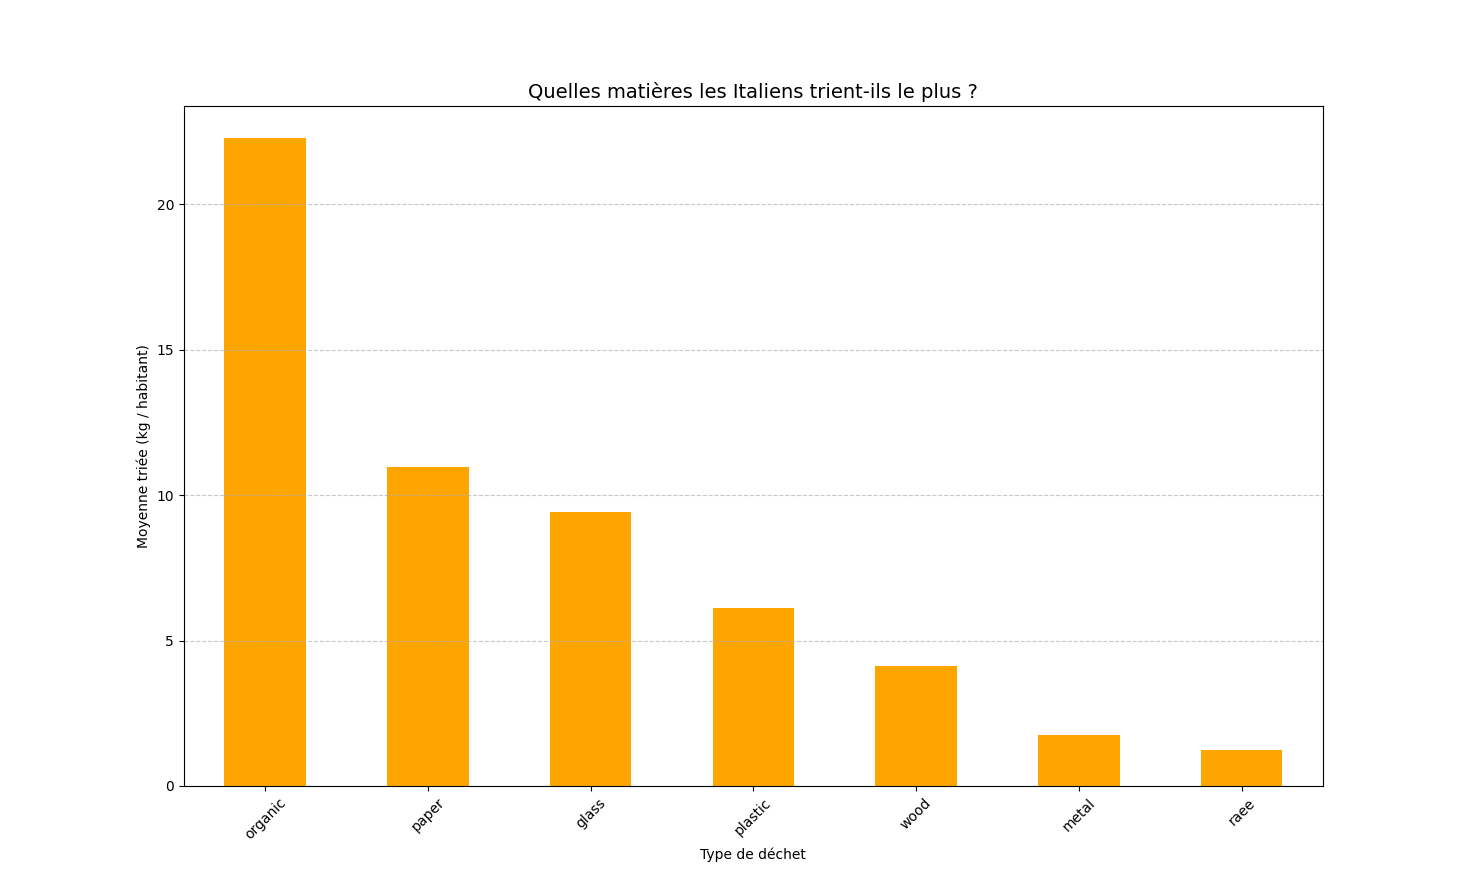

Generate this figure with Python:
import pandas as pd
import matplotlib.pyplot as plt

df = pd.read_csv('data/public_data_waste_fee.csv')

# On liste les colonnes des matières triées
materials = ['organic', 'paper', 'glass', 'wood', 'metal', 'plastic', 'raee']

# On calcule la moyenne pour chaque matière (en ignorant les cases vides)
mean_tri = df[materials].mean().sort_values(ascending=False)

# Création du graphique
plt.figure(figsize=(10, 6))
mean_tri.plot(kind='bar', color='orange')

plt.title('Quelles matières les Italiens trient-ils le plus ?', fontsize=14)
plt.ylabel('Moyenne triée (kg / habitant)')
plt.xlabel('Type de déchet')
plt.xticks(rotation=45)
plt.grid(axis='y', linestyle='--', alpha=0.7)
plt.show()
